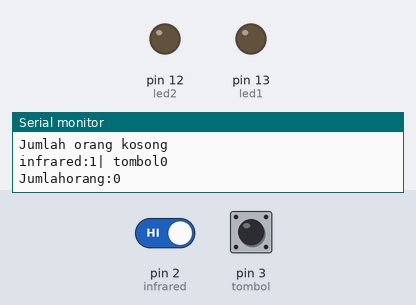
Recording of a sketch running on a simulated Arduino Uno, built with avr-gcc and run on an emulated ATmega328P. On the bench: output pins drawn as LEDs (lit = HIGH), the last lines printed to the serial monitor. The inputs (shaded band) are chosen by the test bench; at power-on: pin 2 (infrared) HIGH, pin 3 (tombol) LOW.

Above: at 1.4 s.
1.5 s: pin 2 (infrared) driven LOW
At 2.2 s:
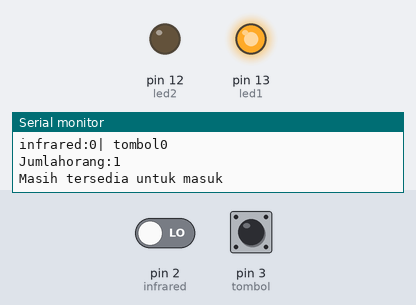
Timing chart, 0 to 4.5 s (numbered marks = the images above; inputs shaded):
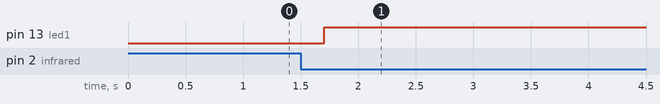

The sketch:

chg_2_membuat_infrared_counter_dengan_pengurangan_button.ino
```cpp
//membuat perhitungan jumlah orang dengan sensor infrared
//Inisialisasi pembuatan pin variable
//ketika keluar jumlah orang berkurang dan dengan kondisi yang sama dengan point 1
//ketika jumlah orang 0 maka print ke serial ("jumlah orang kosong")
//ketika jumlah orang lebih dari 0 dan kurang dari 10 maka print ke serial ("masih tersedia untuk masuk")
//ketika jumlah orang lebih dari 10 maka print (sudah penuh)
//jika jumlah orang masih tersedia led hijau menyala dan jika penuh led merah menyala

//inisiasi program
int infrared =2;
int tombol =3;
int led1 =13;
int led2=12;

int jumlahorang =0;//Variabel pembantu
int kunci=0;
void setup() {
 //Menentukan Fungsionalitas dari PIN pada Microcontroller
 //SET INPUT OUTPUT
 Serial.begin(115200); //baudrate yang digunakan untuk komunikasi microcontroller dengan komputer
 pinMode(infrared,INPUT);
 pinMode(tombol,INPUT);
 pinMode(led1,OUTPUT);
 pinMode(led2,OUTPUT);

}
void loop() {
 //Program yang akan dijalankan berulang-ulang
 int bacainfrared=digitalRead(infrared); //Membaca keadaan Tombol
 int bacaTombol=digitalRead(tombol);

 //Print ke Serial Monitor
Serial.print("infrared:");
Serial.print(bacainfrared);
Serial.print("| tombol");
Serial.print(bacaTombol);

Serial.println();
Serial.print("Jumlahorang:");
Serial.print(jumlahorang);
 Serial.println();
//Menampilkan jumlah object orang yg melewati sensor
if(bacainfrared==0 && kunci==0){
  delay(200);
  jumlahorang++;
  kunci=1;
  }else if(bacainfrared==1){
  delay(200);
  kunci=0;
}
//Mengurangi dengan button
if (bacaTombol == 1 && kunci == 0 && jumlahorang > 0) {
    delay(200);
    jumlahorang--;
    kunci = 1;
  }
  //ketika jumlah orang masuk/keluar
  if (jumlahorang == 0) {
    Serial.println("Jumlah orang kosong");
  } else if (jumlahorang > 0 && jumlahorang < 10) {
    Serial.println("Masih tersedia untuk masuk");
  } else if (jumlahorang >= 10) {
    kunci=jumlahorang<=10;
    Serial.println("Sudah penuh");
  }

  // Control the LED based on the person count
  if (jumlahorang > 0 && jumlahorang < 10) {
    digitalWrite(led1, HIGH); // Led hijau menyala
  } else {
    digitalWrite(led1, LOW); // Led merah menyala
  }
  if (jumlahorang == 10) {
    digitalWrite(led2, HIGH); // Led hijau menyala
  } else {
    digitalWrite(led2, LOW); // Led merah menyala
  }
  delay(100);
}
```

Measured:
- after the input at 1.5 s, pin 13 (led1): LOW → HIGH after 0.20 s
